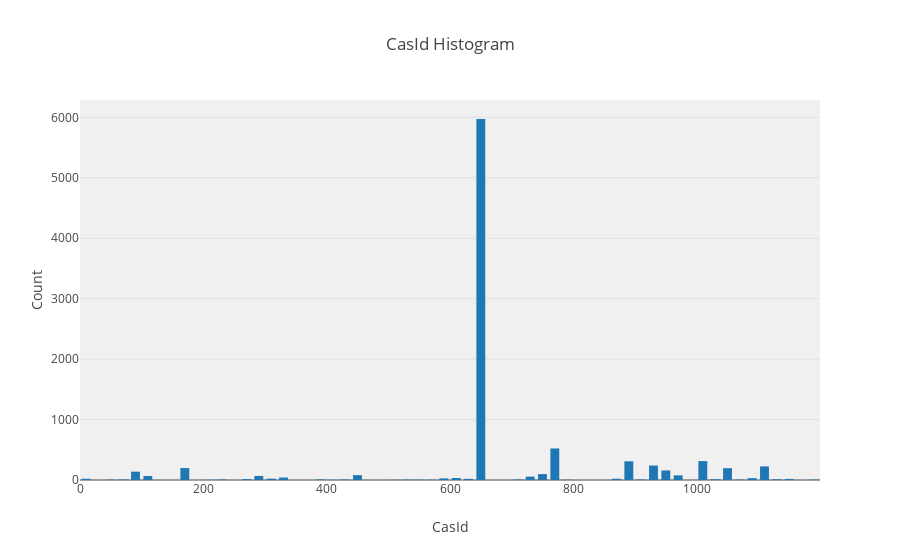

The cell this chart's notebook holds for it:
### Markdown cell above
### 3.1. Histograms

### Code cell
# Let's plot a histogram of CASID_COLUMN
data_plot = [go.Histogram(x=data_aggregated[CASID_COLUMN].values)]

layout = go.Layout(
    title='CasId Histogram',
    xaxis=dict(
        title='CasId'
    ),
    yaxis=dict(
        title='Count'
    ),
    bargap=0.2,
    bargroupgap=0.1,
    plot_bgcolor='rgba(240,240,240, 0.95)'
)

fig = go.Figure(data=data_plot, layout=layout)
offline.iplot(fig)
pio.write_image(fig, get_path('casid_basic_hist'))
Image(get_path('casid_basic_hist'))

### Figure 1 — Plotly figure (JSON) as saved in the notebook; plotly's stock layout.template omitted (floating-point values rounded to 4 significant figures; data arrays with more than 128 entries replaced by an {"elided": "..."} marker saying what was removed)
{"data": [{"type": "histogram", "uid": "2cf30978-c675-47ad-86e8-324b1615f2e5", "x": {"elided": "9085 int values"}}], "layout": {"bargap": 0.2, "bargroupgap": 0.1, "plot_bgcolor": "rgba(240,240,240, 0.95)", "title": {"text": "CasId Histogram"}, "xaxis": {"title": {"text": "CasId"}}, "yaxis": {"title": {"text": "Count"}}}}
